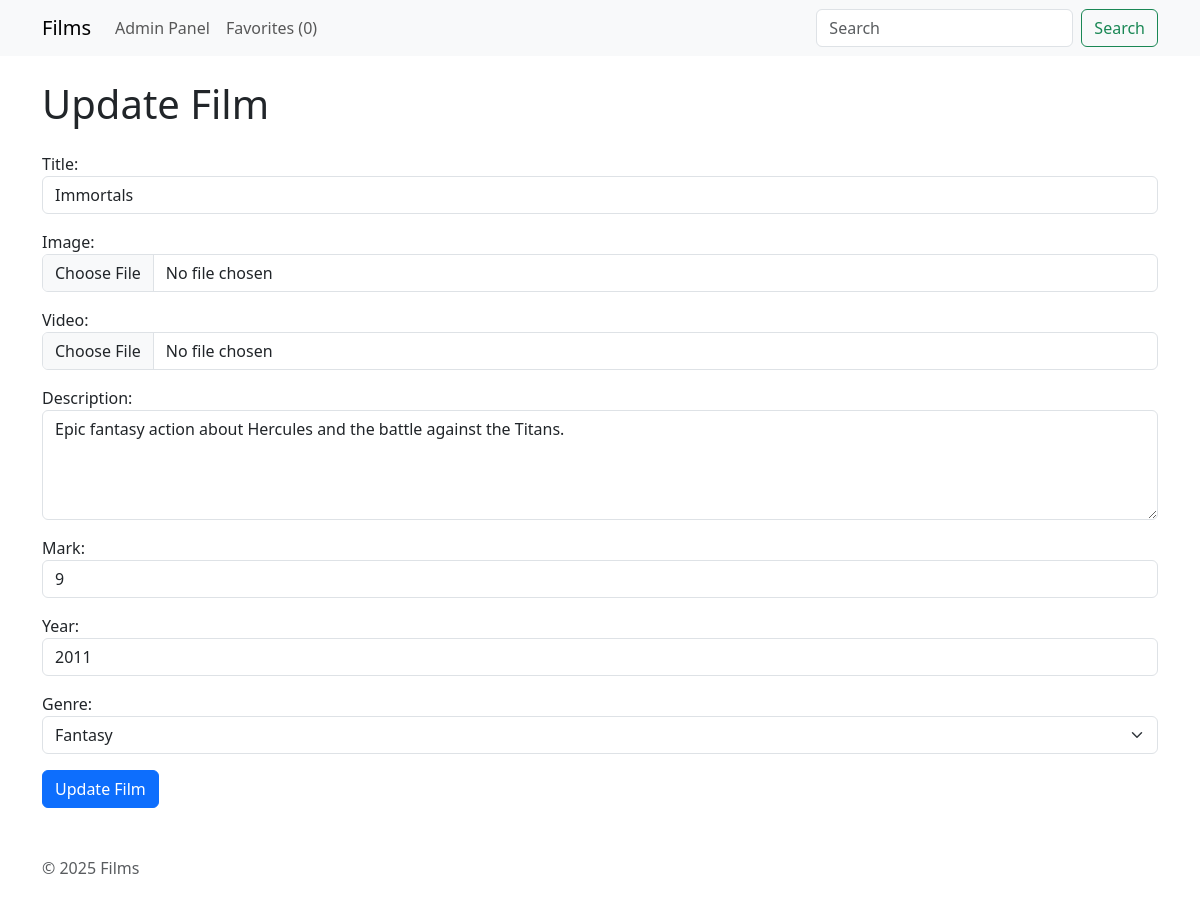
Page /films/update/1/ on the earlier database version.
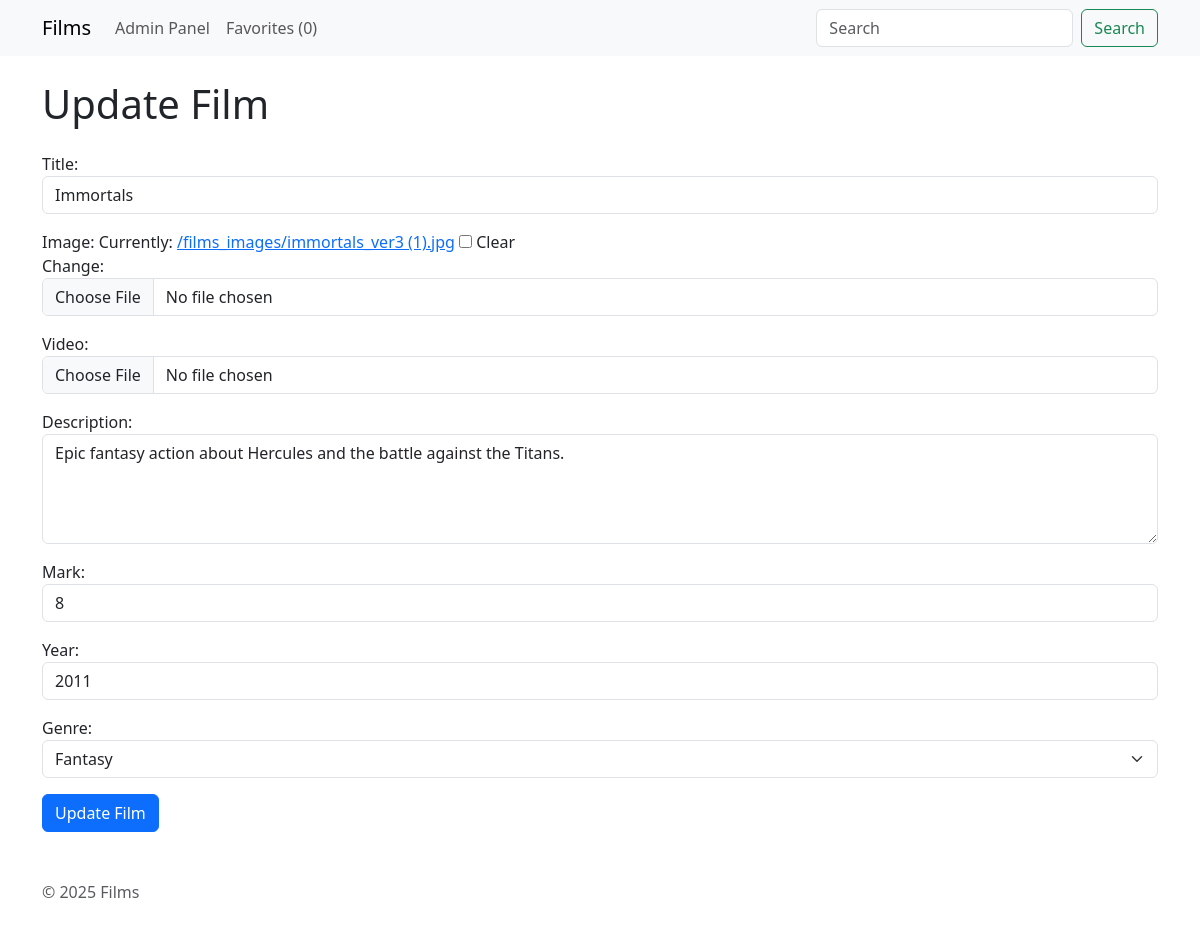
Same page on the later database version.
### products/models.py (models this page shows, shortened)
class Film(models.Model):
    GENRE_CHOICES = [
    ('action', 'Action'),
    ('fantasy', 'Fantasy'),
    ('comedy', 'Comedy'),
    ('drama', 'Drama'),
    ('horror', 'Horror'),
    ('sci-fi', 'Sci-Fi'),
    ('romance', 'Romance'),
    ('thriller', 'Thriller'),
    ('documentary', 'Documentary'),
    ('animation', 'Animation'),
    ('adventure', 'Adventure'),
    ('mystery', 'Mystery'),
    ('crime', 'Crime'),
    ('musical', 'Musical'),
    ('biography', 'Biography'),
    ('war', 'War'),
    ('western', 'Western'),
    ]
    title = models.CharField(max_length=100)
    image = models.ImageField(upload_to='films_images/', null=True, blank=True)
    video = models.FileField(upload_to='films_videos/', null=True, blank=True)
    description = models.TextField(blank=True, null=True)
    mark = models.IntegerField()
    year = models.IntegerField()
    genre = models.CharField(max_length=50, choices=GENRE_CHOICES)

### products/views.py (the view)
# urls.py: path('update/<int:id>/', views.update_film, name="update_film")
def update_film(request, id):
    film = get_object_or_404(Film, pk=id)
    if request.method == 'POST':
        film_form = FilmForm(request.POST, request.FILES, instance=film)
        if film_form.is_valid():
            film_form.save()
            messages.success(request, f"Film has been updated successfully!")
            return redirect('film_list')
    film_form = FilmForm(instance=film)
    return render(request, 'products/updatePage.html', {'form': film_form})

### products/forms/film.py
class FilmForm(forms.ModelForm):
    class Meta:
        model = Film
        fields = '__all__'
        widgets = {
            'title': forms.TextInput(attrs={'class': 'form-control', 'placeholder': 'Product name'}),
            'image': forms.ClearableFileInput(attrs={'class': 'form-control'}),
            'video': forms.ClearableFileInput(attrs={'class': 'form-control'}),
            'description': forms.Textarea(attrs={'class': 'form-control', 'rows': 4, 'placeholder': 'Description'}),
            'mark': forms.NumberInput(attrs={'class': 'form-control', 'step': '0.1', 'placeholder': 'Mark'}),
            'year': forms.NumberInput(attrs={'class': 'form-control', 'placeholder': 'Year'}),
            'genre': forms.Select(attrs={'class': 'form-select'}),
        }

### favourites/context_processor.py (called while the page is built)
def favorite_films_count(request):
    count = get_count_of_favorite_films(request)
    return {'favorite_films_count': count}

### favourites/favorites.py (called while the page is built)
def get_favorites_films(request):
    return request.session.get(FAVORITE_FILMS_KEY, [])

def get_count_of_favorite_films(request):
    return len(get_favorites_films(request))

### products/templates/products/updatePage.html
{% extends "layout.html" %} {% block content %}
<h1 class="mb-4">Update Film</h1>
{% include "components/film_form.html" with button_text="Update Film" %}
{% endblock %}

### products/templates/components/film_form.html (shortened to what this page needs)
<form method="post" enctype="multipart/form-data">
  <div class="form-group">
    {% for field in form %}
    <div class="mb-3">
      {{ field.label_tag }} {{ field }}
    </div>
    {% endfor %}
  </div>
  <button type="submit" class="btn btn-primary">{{ button_text }}</button>
</form>

Differences in the rows shown:
changed Film "Immortals": mark "9" → "8"
Other differences:
new list line: "Currently: /films_images/immortals_ver3 (1).jpg Clear Change: ☐"
